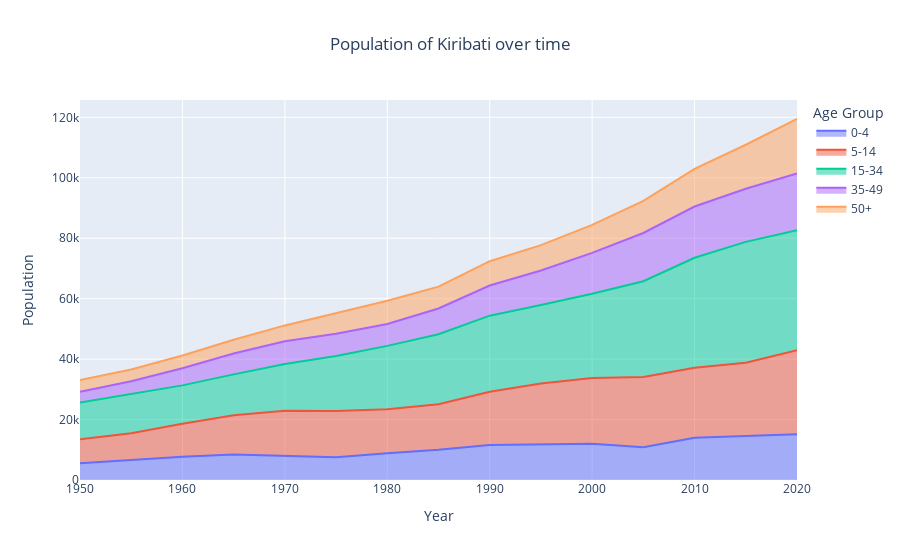

Write notebook code for a chart like this one.
### Code cell
fig = px.area(pop3, x="year", y="sum", color="age_bins",
                labels={'sum': 'Population',
                'year': 'Year',
                'age_bins': 'Age Group'},
                title ="Population of Kiribati over time")
fig.update_layout(title_x = 0.5)
fig.show()

### Figure 1 — Plotly figure (JSON) as saved in the notebook; plotly's stock layout.template omitted (floating-point values rounded to 4 significant figures)
{"data": [{"fillpattern": {"shape": ""}, "hovertemplate": "Age Group=0-4<br>Year=%{x}<br>Population=%{y}<extra></extra>", "legendgroup": "0-4", "line": {"color": "#636efa"}, "marker": {"symbol": "circle"}, "mode": "lines", "name": "0-4", "orientation": "v", "showlegend": true, "stackgroup": "1", "type": "scatter", "x": [1950, 1955, 1960, 1965, 1970, 1975, 1980, 1985, 1990, 1995, 2000, 2005, 2010, 2015, 2020], "xaxis": "x", "y": [5510, 6506, 7688, 8401, 8022, 7503, 8881, 10008, 11597, 11802, 11968, 10812, 13971, 14556, 15161], "yaxis": "y"}, {"fillpattern": {"shape": ""}, "hovertemplate": "Age Group=5-14<br>Year=%{x}<br>Population=%{y}<extra></extra>", "legendgroup": "5-14", "line": {"color": "#EF553B"}, "marker": {"symbol": "circle"}, "mode": "lines", "name": "5-14", "orientation": "v", "showlegend": true, "stackgroup": "1", "type": "scatter", "x": [1950, 1955, 1960, 1965, 1970, 1975, 1980, 1985, 1990, 1995, 2000, 2005, 2010, 2015, 2020], "xaxis": "x", "y": [7944, 8958, 10936, 13041, 14900, 15289, 14516, 15094, 17583, 20165, 21773, 23275, 23187, 24276, 27741], "yaxis": "y"}, {"fillpattern": {"shape": ""}, "hovertemplate": "Age Group=15-34<br>Year=%{x}<br>Population=%{y}<extra></extra>", "legendgroup": "15-34", "line": {"color": "#00cc96"}, "marker": {"symbol": "circle"}, "mode": "lines", "name": "15-34", "orientation": "v", "showlegend": true, "stackgroup": "1", "type": "scatter", "x": [1950, 1955, 1960, 1965, 1970, 1975, 1980, 1985, 1990, 1995, 2000, 2005, 2010, 2015, 2020], "xaxis": "x", "y": [12180, 13006, 12679, 13505, 15463, 18252, 20980, 23125, 25199, 25905, 27862, 31671, 36364, 39960, 39780], "yaxis": "y"}, {"fillpattern": {"shape": ""}, "hovertemplate": "Age Group=35-49<br>Year=%{x}<br>Population=%{y}<extra></extra>", "legendgroup": "35-49", "line": {"color": "#ab63fa"}, "marker": {"symbol": "circle"}, "mode": "lines", "name": "35-49", "orientation": "v", "showlegend": true, "stackgroup": "1", "type": "scatter", "x": [1950, 1955, 1960, 1965, 1970, 1975, 1980, 1985, 1990, 1995, 2000, 2005, 2010, 2015, 2020], "xaxis": "x", "y": [3544, 4187, 5667, 6882, 7534, 7350, 7215, 8523, 9969, 11440, 13535, 15974, 16969, 17565, 18715], "yaxis": "y"}, {"fillpattern": {"shape": ""}, "hovertemplate": "Age Group=50+<br>Year=%{x}<br>Population=%{y}<extra></extra>", "legendgroup": "50+", "line": {"color": "#FFA15A"}, "marker": {"symbol": "circle"}, "mode": "lines", "name": "50+", "orientation": "v", "showlegend": true, "stackgroup": "1", "type": "scatter", "x": [1950, 1955, 1960, 1965, 1970, 1975, 1980, 1985, 1990, 1995, 2000, 2005, 2010, 2015, 2020], "xaxis": "x", "y": [3870, 3916, 4232, 4600, 5232, 6720, 7709, 7236, 8052, 8411, 9258, 10593, 12436, 14572, 18050], "yaxis": "y"}], "layout": {"legend": {"title": {"text": "Age Group"}, "tracegroupgap": 0}, "title": {"text": "Population of Kiribati over time", "x": 0.5}, "xaxis": {"anchor": "y", "domain": [0, 1], "title": {"text": "Year"}}, "yaxis": {"anchor": "x", "domain": [0, 1], "title": {"text": "Population"}}}}
